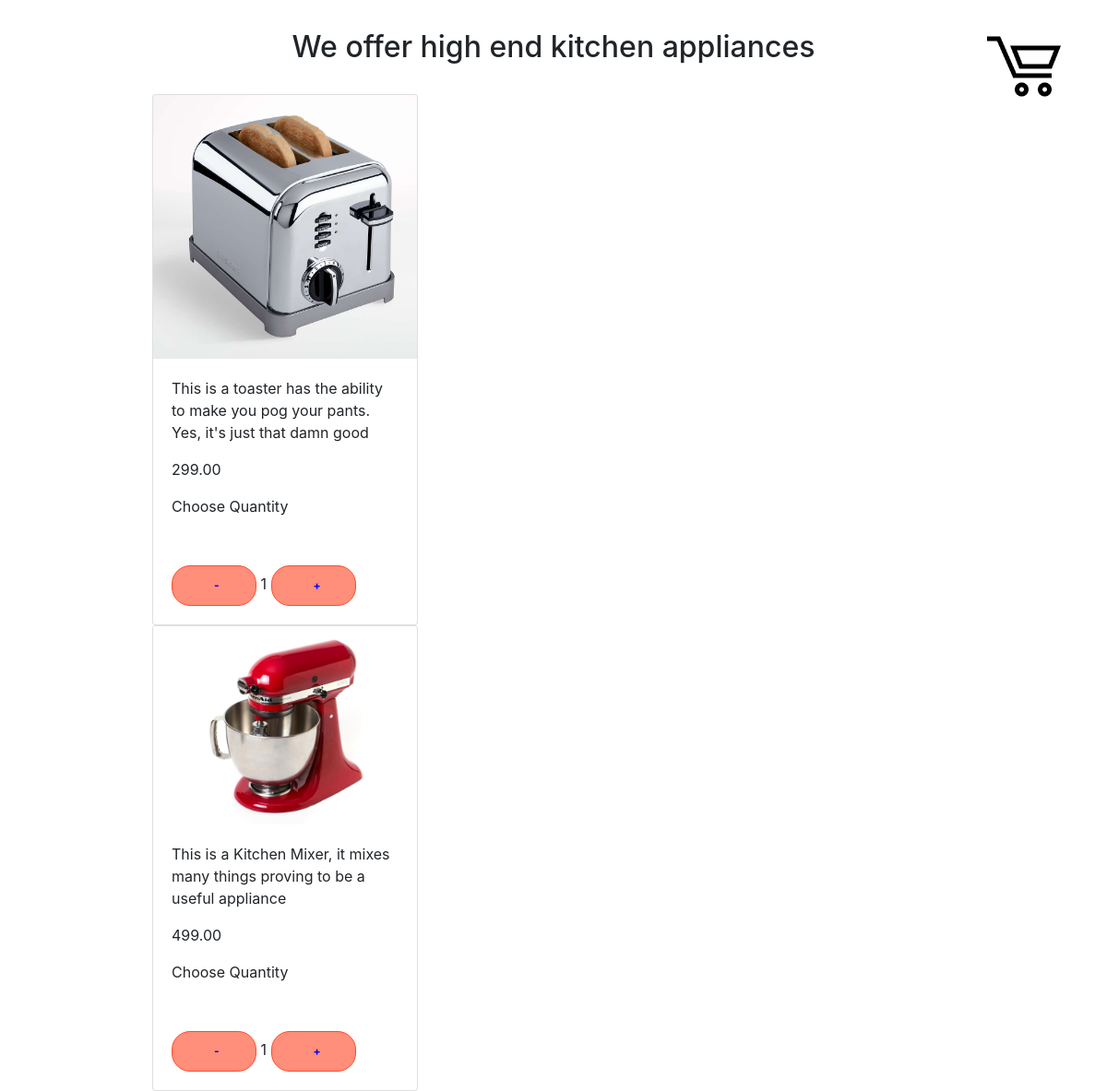
/services.php, run on the app's committed database.
### tables this page shows
CREATE TABLE `item` (
  `item_id` int(11) NOT NULL,
  `item_name` varchar(50) NOT NULL,
  `price` decimal(10,2) NOT NULL,
  `made_in` varchar(25) DEFAULT NULL,
  `img_src` varchar(100) NOT NULL,
  `item_desc` varchar(600) DEFAULT NULL
);

### get-items.php (called while the page is built)
<?php
include('connection.php');
$query = "SELECT item_id, item_name, price, made_in, img_src, item_desc FROM item";
$result = $conn->query($query);
?>

### services.php (the view, shortened to what this page needs)
<?php
  include_once('get-items.php');
?>
<!DOCTYPE html>
<html lang="en">
  <head>
    <link
      rel="stylesheet"
      href="https://cdn.jsdelivr.net/npm/bootstrap@4.0.0/dist/css/bootstrap.min.css"
    />
    <link rel="stylesheet" href="styles.css" />
  </head>
  <body>
  <img
    src= "./images/cartIcon.jpg"
    alt="Shopping Cart Icon"
    width = 80
    height=80
    style="float: right; margin-right: 50px;"
    id="shoppingCart"
                ondragover="event.preventDefault()">
    <div class="container">
    <h1>We offer high end kitchen appliances</h1>
    <?php
      if ($result->num_rows > 0){
        while ($row = $result->fetch_assoc()) {
          echo "<div class='card' draggable='true' id=".$row["item_name"]."title>
          <img
            class='card-img-top'
            src=".$row["img_src"]."
            alt='Card image cap'
          />
          <div class='card-body'>
            <p class='card-text'>".$row["item_desc"]."</p>
            <div class='quantity-select'>
              <p>".$row["price"]."</p>
              <p>Choose Quantity</p>
              <span
                ><button class='qBtn' onclick=\"decrement(".$row["item_id"].")\">-</button>
                <span id=".$row["item_id"].">1</span>
                <button class='qBtn' onclick=\"increment(".$row["item_id"].")\">+</button></span
              >
            </div>
          </div>
        </div>";
        }
      }
    ?>
    </div>
  </body>
</html>

### styles.css (style rules this page uses)
* { box-sizing: border-box; }
h1 { text-align: center; font-size: 2rem; margin: 1em; }
.container { width: 75%; }
.qBtn { width: 20%; color: blue; background-color: #ff8e7a; }
.card { width: 18rem; }
button { width: 100%; margin-top: 3em; border-radius: 20px; border: 1px solid #ff4b2b; background-color: #ff4b2b; color: #ffffff; font-size: 12px; font-weight: bold; padding: 12px 45px; letter-spacing: 1px; text-transform: uppercase; transition: transform 80ms ease-in; }

### data on the page
item: img_src (picture), item_desc "This is a toaster has the ability to make you pog your pants. Yes, it's just that damn good", price "299.00"
item: img_src (picture), item_desc "This is a Kitchen Mixer, it mixes many things proving to be a useful appliance", price "499.00"
